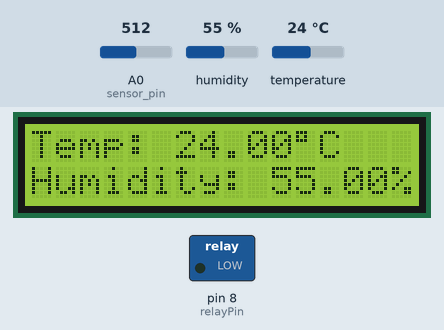
Simulated run of this sketch. Board: Arduino Uno, built with avr-gcc and run on an emulated ATmega328P. Shown: 16×2 character LCD, switched loads named in the sketch (green lamp = pin HIGH). The test bench sets the inputs (shaded band); at power-on: A0 (sensor_pin) = 512, humidity 55 %, temperature 24 °C.

Above: at 1.2 s.
1.3 s: A0 (sensor_pin) set to 481
At 3.1 s:
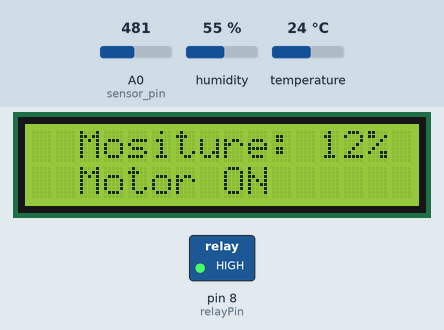
10.6 s: A0 (sensor_pin) set to 454
At 12.4 s:
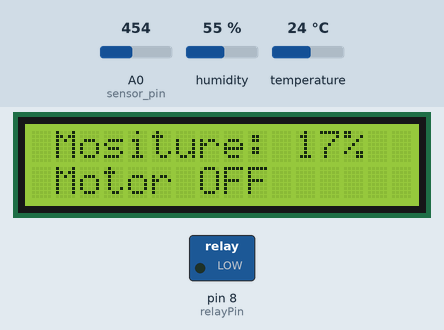
19.7 s: humidity set to 22 %
At 23.6 s:
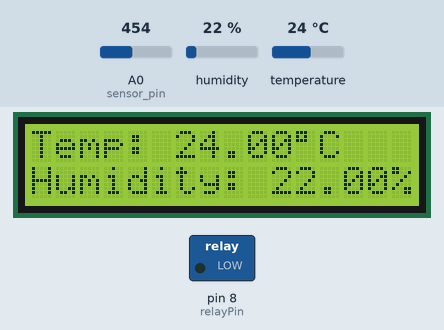
26.2 s: temperature set to 12 °C
At 28.2 s:
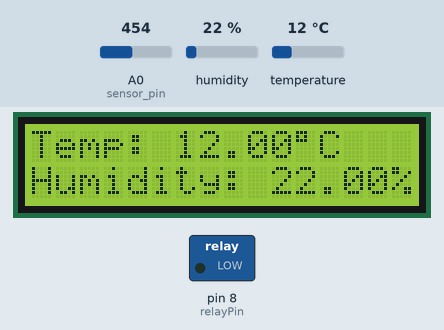
31.6 s: humidity set to 40 %
At 32.9 s:
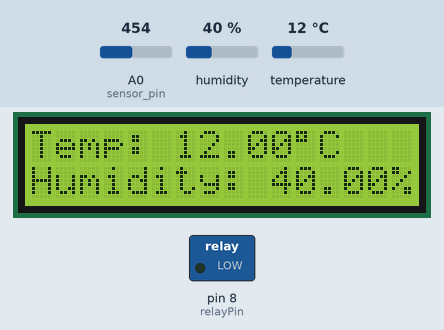
37.0 s: A0 (sensor_pin) set to 511
At 42.2 s:
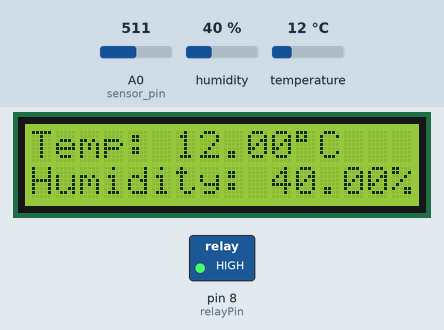
Timing chart, 0 to 43.4 s (numbered marks = the images above; inputs shaded):
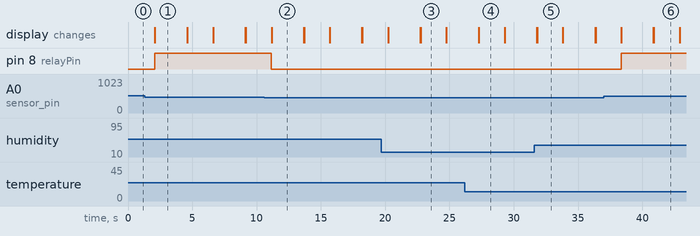

Measured:
- the behaviour switches between 470 and 469 on A0 (sensor_pin) (found by bisection; images 1 and 2)
- after the input at 10.6 s, pin 8 (relayPin): HIGH → LOW after 0.56 s; the display: changes after 0.56 s (image 2)
- after the input at 37.0 s, pin 8 (relayPin): LOW → HIGH after 1.4 s; the display: first changes after 1.4 s (image 6 shows a later state)
- what the display in image 1 shows lasts 2.5 s, from 2.1 s to 4.6 s
- what the display in image 3 shows lasts 2.0 s, from 22.8 s to 24.8 s

The sketch:

Arduino_Project.ino
```cpp
#include <dht.h>
#include <LiquidCrystal.h>
const int rs = 7, en = 6, d4 = 5, d5 = 4, d6 = 3, d7 = 2;
LiquidCrystal lcd(rs, en, d4, d5, d6, d7);
dht DHT;
#define DHT11_PIN 9
int sensor_pin = A0; // Soil Sensor input at Analog PIN A0
int output_value ;
int relayPin = 8;
void setup(){
  lcd.begin(16, 2);
  pinMode(sensor_pin, INPUT);
  pinMode(relayPin, OUTPUT);
}
void loop(){
  int chk = DHT.read11(DHT11_PIN);
  lcd.setCursor(0,0);
  lcd.print("Temp: ");
  lcd.print(DHT.temperature);
  lcd.print((char)223);
  lcd.print("C");

  lcd.setCursor(0,1);
  lcd.print("Humidity: ");
  lcd.print(DHT.humidity);
  lcd.print("%");
  delay(2000);

  lcd.setCursor(23,0);
  lcd.autoscroll();
  output_value= analogRead(sensor_pin);
  output_value = map(output_value,550,10,0,100);
  lcd.print("Mositure: ");
  lcd.print(output_value);
  lcd.print("%");

  lcd.setCursor(23,1);
  if(output_value<15){
  digitalWrite(relayPin, HIGH);
  lcd.print("Motor ON");
 }
 else
 {
  digitalWrite(relayPin, LOW);
  lcd.print("Motor OFF");
 }

  delay(2500);
  lcd.noAutoscroll();
  lcd.clear();
}
```
